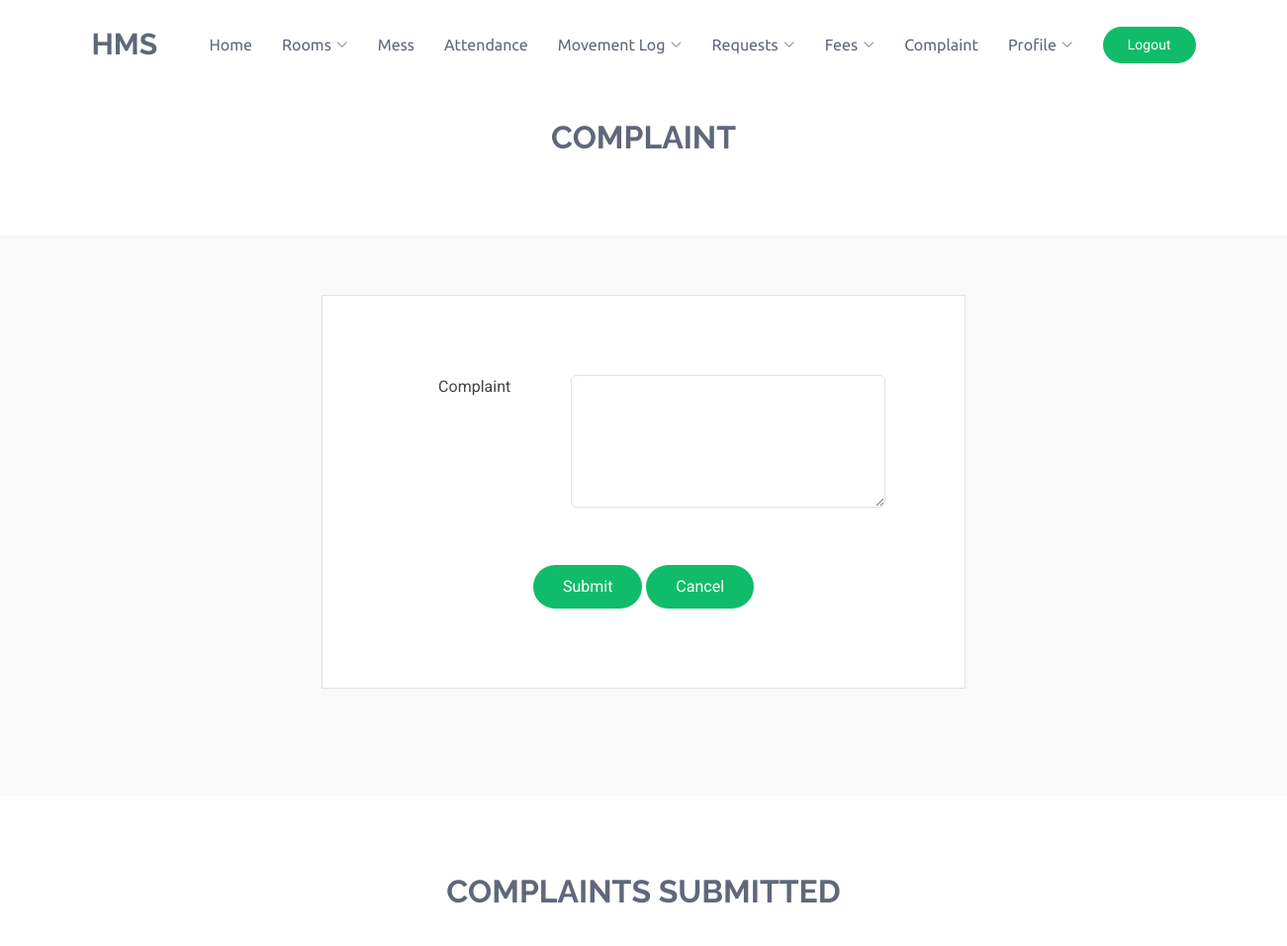
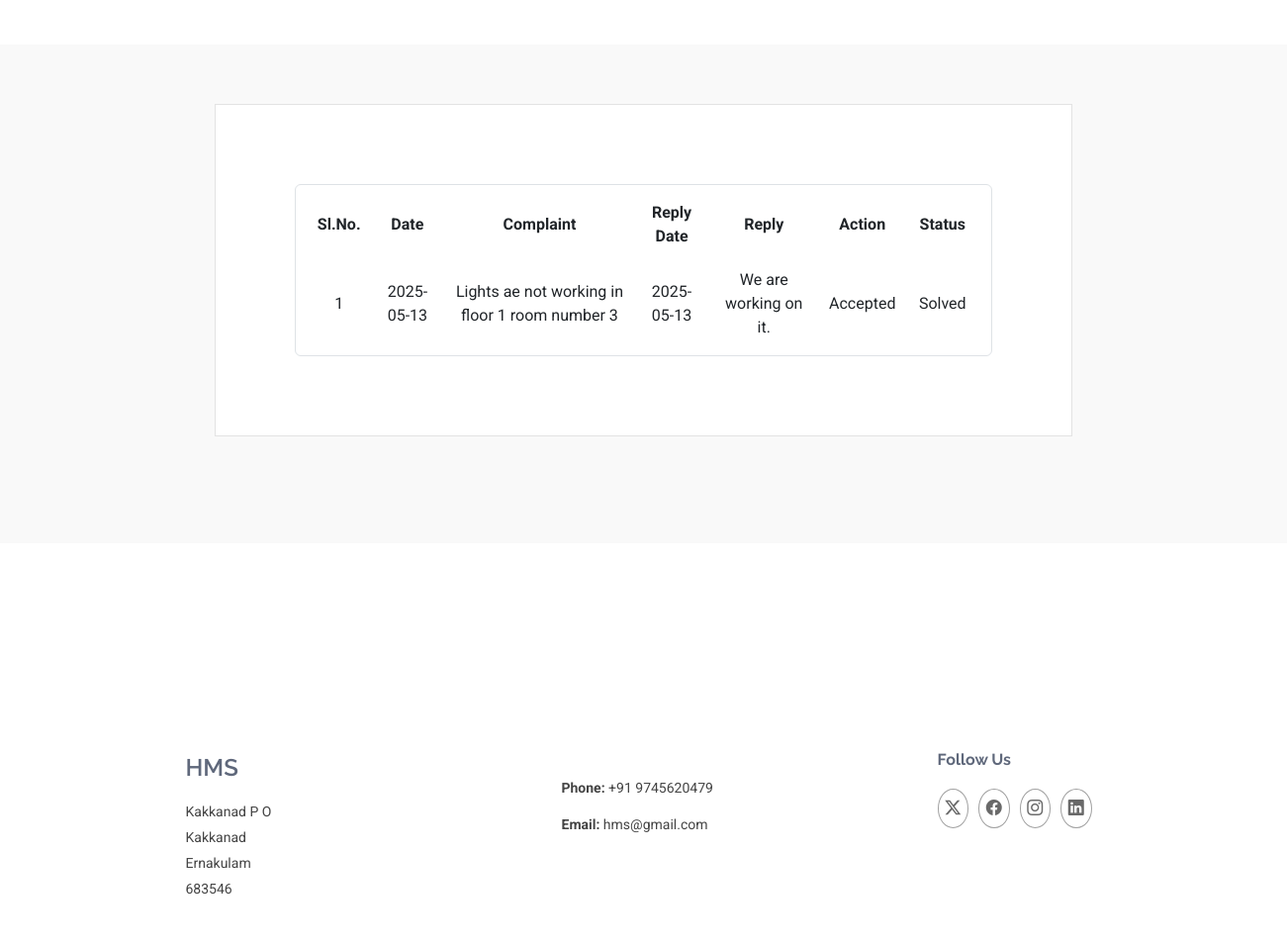
Page /Student/complaint.php (signed in) on the committed database (2 pictures, top to bottom).
### tables this page shows
CREATE TABLE `tbl_complaint` (
  `complaint_id` int(11) NOT NULL,
  `complaint` varchar(500) NOT NULL,
  `complaint_date` date NOT NULL,
  `user_id` varchar(20) NOT NULL,
  `reply_date` date DEFAULT NULL,
  `complaint_reply` varchar(500) DEFAULT NULL,
  `complaint_status` int(11) NOT NULL
);

### Student/complaint.php (the view, shortened to what this page needs)
<?php
include("../Assets/Connection/Connection.php");
$selUser="select * from tbl_student where user_id='".$_SESSION["user_id"]."'";
$rowu=$con->query($selUser);
$datau=$rowu->fetch_assoc();
if ($datau["verification_status"]==1 || $datau["verification_status"] == 3 )
{
?>
<!DOCTYPE html>
<html lang="en">
<head>
  <link rel="stylesheet" href="https://cdnjs.cloudflare.com/ajax/libs/font-awesome/4.7.0/css/font-awesome.min.css">
  <link href="../Assets/Template/Student/vendor/bootstrap/css/bootstrap.min.css" rel="stylesheet">
  <link href="../Assets/Template/Student/vendor/bootstrap-icons/bootstrap-icons.css" rel="stylesheet">
  <link href="../Assets/Template/Student/vendor/aos/aos.css" rel="stylesheet">
  <link href="../Assets/Template/Student/vendor/glightbox/css/glightbox.min.css" rel="stylesheet">
  <link href="../Assets/Template/Student/vendor/swiper/swiper-bundle.min.css" rel="stylesheet">
  <link href="../Assets/Template/Student/css/main.css" rel="stylesheet">
</head>
<body class="index-page">
<?php
    include("header.php");
            ?>
  <main class="main">
  <center>
    <div class="container section-title" data-aos="fade-up">
<h2>Complaint</h2>
</div>
            <section id="services" class="services section light-background">
                <div class="col-lg-6 col-md-6" data-aos="fade-up" data-aos-delay="300">
                    <div class="service-item position-relative">
            <form id="form1" name="form1" action="" method="post" enctype="multipart/form-data" class="php-email-form" data-aos="fade-up" data-aos-delay="200">
              <div class="row gy-4">
                <div class="col-md-4">
                  Complaint
                </div>
                <div class="col-md-8">
                  <textarea name="complaint" id="complaint" autocomplete="off" class="form-control" rows="5" required ></textarea>
                </div>
                <br><br><br><br><br><br><br><br>
                <div class="col-md-12 text-center">
                  <input type="submit" name="btnsave" id="btnsave" value="Submit" />
                  <input type="reset" name="btncancel" id="btncancel" value="Cancel" />
                </div>
              </div>
            </form>
                    </div>
                    <br><br>
                </div>
            </section>
        </center>
      <div class="container section-title" data-aos="fade-up">
          <br><br>
          <h2>Complaints Submitted</h2>
      </div>
      <center>
      <section id="services" class="services section light-background">
                <div class="col-lg-8 col-md-6" data-aos="fade-up" data-aos-delay="300">
                    <div class="service-item position-relative">
        <table class="form-control" border="0" cellpadding="10">
    <tr>
      <th width="5%">Sl.No.</th>
      <th width="11%">Date</th>
      <th>Complaint</th>
      <th width="11%">Reply Date</th>
      <th>Reply</th>
      <th width="11%">Action</th>
      <th width="11%">Status</th>
    </tr>
    <?php
      $selRequest="select * from tbl_complaint where user_id='".$_SESSION["user_id"]."' order by complaint_date desc";
      $row=$con->query($selRequest);
      $i=0;
      while($data=$row->fetch_assoc())
      {
        $i++;
        ?>
        <tr>
          <td><?php echo $i?></td>
          <td><?php echo $data["complaint_date"]?></td>
          <td><?php echo $data["complaint"]?></td>
          <td><?php echo $data["reply_date"]?></td>
          <td><?php echo $data["complaint_reply"]?></td>
          <td>
          <?php if ($data["complaint_status"]==0)
                  {
                      ?>
                      <a href="complaint.php?did=<?php echo $data['complaint_id']; ?>">Delete</a>
                      <?php
                  }
                  else
                  {
                      echo "Accepted";
                  }
                  ?>
          </td>
          <td>
          <?php if ($data["complaint_status"]==0 || $data["complaint_status"]==1 )
                  {
                    echo "Pending";
                      ?>
                      <?php
                  }
                  else
                  {
                      echo "Solved";
                  }
                  ?>
          </td>
        </tr>
        <?php
      }
    ?>
  </table>
                    </div>
                    <br><br>
                </div>
            </section>
            </center>
  </main>
    <br><br><br><br>
<?php
 include("footer.php");
 ?>
</body>
</html>
    <?php
}
?>

### Assets/Template/Student/css/main.css (style rules this page uses)
:root { --default-font: "Roboto", system-ui, -apple-system, "Segoe UI", Roboto, "Helvetica Neue", Arial, "Noto Sans", "Liberation Sans", sans-serif, "Apple Color Emoji", "Segoe UI Emoji", "Segoe UI Symbol", "Noto Color Emoji"; --heading-font: "Raleway", sans-serif; --nav-font: "Ubuntu", sans-serif; }
:root { --background-color: #ffffff; --default-color: #444444; --heading-color: #5f687b; --accent-color: #10bc69; --surface-color: #ffffff; --contrast-color: #ffffff; }
:root { --nav-color: #5f687b; --nav-hover-color: #10bc69; --nav-mobile-background-color: #ffffff; --nav-dropdown-background-color: #ffffff; --nav-dropdown-color: #5f687b; --nav-dropdown-hover-color: #10bc69; }
.light-background { --background-color: #f9f9f9; --surface-color: #ffffff; }
:root { scroll-behavior: smooth; }
body { color: var(--default-color); background-color: var(--background-color); font-family: var(--default-font); }
h1, h2, h3, h4, h5, h6 { color: var(--heading-color); font-family: var(--heading-font); }
section, .section { color: var(--default-color); background-color: var(--background-color); padding: 60px 0; scroll-margin-top: 100px; overflow: clip; }
.section-title { text-align: center; padding: 30px 0; margin-bottom: 30px; position: relative; }
.section-title h2 { font-size: 32px; font-weight: 700; text-transform: uppercase; margin-bottom: 20px; padding-bottom: 0; position: relative; z-index: 2; }
.services .service-item { background-color: var(--surface-color); text-align: center; border: 1px solid color-mix(in srgb, var(--default-color), transparent 85%); padding: 80px 20px; transition: border ease-in-out 0.3s; height: 100%; }

### Student/complaint.php (style rules this page uses)
input[type=submit],[type=reset] { color: var(--contrast-color); background: var(--accent-color); border: 0; padding: 10px 30px; transition: 0.4s; border-radius: 50px; }
.services .service-item { background-color: var(--surface-color); border: 1px solid color-mix(in srgb, var(--default-color), transparent 85%); padding: 80px 80px; transition: border ease-in-out 0.3s; height: 50%; width: 100%; }

### rows in the picture
tbl_complaint: complaint_date "2025-05-13", complaint "Lights ae not working in floor 1 room number 3", reply_date "2025-05-13", complaint_reply "We are working on it.", complaint_status "Accepted"
